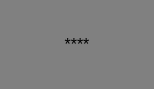
<?xml version="1.0" encoding="UTF-8"?>
<ui version="4.0">
 <class>ItemWidget</class>
 <widget class="QWidget" name="ItemWidget">
  <property name="geometry">
   <rect>
    <x>0</x>
    <y>0</y>
    <width>154</width>
    <height>89</height>
   </rect>
  </property>
  <property name="windowTitle">
   <string>Form</string>
  </property>
  <property name="styleSheet">
   <string notr="true">background-color: gray;</string>
  </property>
  <layout class="QGridLayout" name="gridLayout">
   <item row="0" column="0">
    <widget class="QLabel" name="numberLabel">
     <property name="enabled">
      <bool>true</bool>
     </property>
     <property name="font">
      <font>
       <pointsize>12</pointsize>
      </font>
     </property>
     <property name="text">
      <string>****</string>
     </property>
     <property name="alignment">
      <set>Qt::AlignCenter</set>
     </property>
    </widget>
   </item>
  </layout>
 </widget>
 <resources/>
 <connections/>
</ui>
